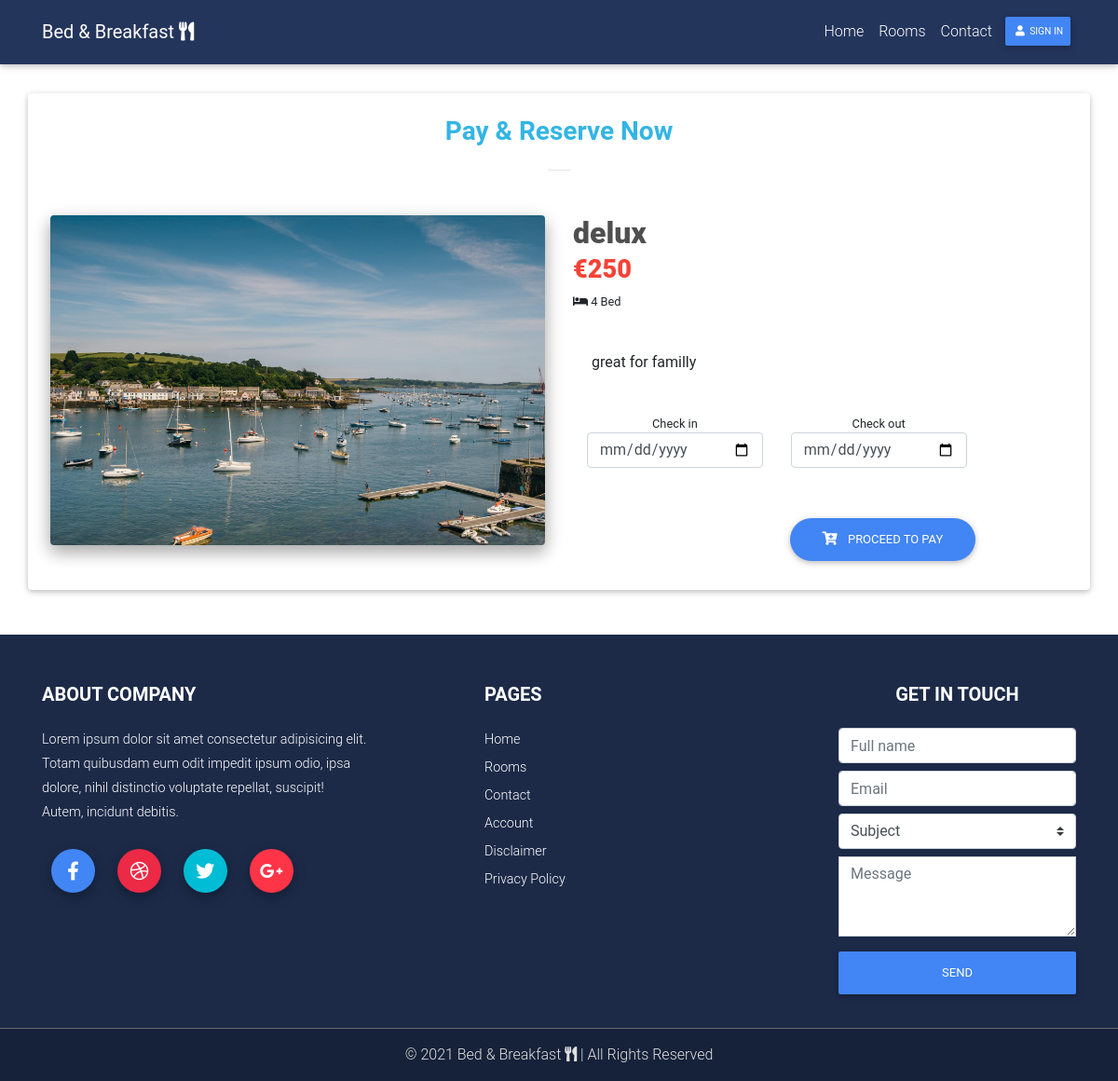
Screenshot of /room_book?room_id=1 with the database file from the repository.
### src/models.py (models this page shows)
class Rooms(db.Model):
	id = db.Column(db.Integer, primary_key=True)
	title = db.Column(db.String(100))
	description = db.Column(db.Text)
	thumb = db.Column(db.String(225))
	price = db.Column(db.Integer)
	bed = db.Column(db.Integer)
	lunch = db.Column(db.Boolean(), default=False)
	wifi = db.Column(db.Boolean(), default=False)

### src/views.py (the view)
@views.route("/room_book", methods=["GET", "POST"])
def room_book():
	room_id = request.args.get("room_id")
	room_data = Rooms.query.filter_by(id=room_id).first()
	return render_template("room_book.html", user=current_user, room_data=room_data)

### src/templates/room_book.html (shortened to what this page needs)
{% extends "base.html" %}
{% block content %}
<div class="container" style="margin-top: 100px;">
<div class="row my-5">
<div class="card p-4 ">
    <h3 class="font-weight-bold text-center text-info">Pay &amp; Reserve Now</h3>
    <hr class="mb-5 mx-auto" width="25px">
<div class="row">
<div class="col-lg-6 mb-4">
<img src="{{ url_for('static', filename='img/room1.jpg') }}" class="img-fluid rounded z-depth-2">
</div>
<div class="col-lg-5 text-center text-md-left">
<div class="mb-4">
  <h2 class="h2-responsive text-center text-md-left product-name font-weight-bold dark-grey-text mb-1 ml-xl-0 ml-4">
    <strong>{{ room_data.title }}</strong>
  </h2>
  <h3 class="h3-responsive text-center text-md-left ml-xl-0 ml-4">
    <span class="red-text font-weight-bold">
      <strong>&euro;{{ room_data.price }}</strong>
    </span>
  </h3>
  <small><i class="fas fa-bed"></i> {{ room_data.bed }} Bed</small>
</div>
<div class="card-body">{{ room_data.description }}</div>
<div class="col-12 mt-4">
<form action="{{ url_for('views.room_book_confirm') }}" method="GET">
    <div class="row">
      <div class="col-6 text-center">
        <small>Check in</small>
        <input type="date" name="check_in" class="form-control" required>
      </div>
      <div class="col-6 text-center">
        <small>Check out</small>
        <input type="date" name="check_out" class="form-control" required>
      </div>
    </div>
</div>
        <section>
          <div class="mt-5">
            <div class="row mt-3">
              <div class="col-md-12 text-center text-md-left text-md-right">
<button type="submit" class="btn btn-primary btn-rounded">
<i class="fas fa-cart-plus mr-2" aria-hidden="true"></i> Proceed to Pay</button>
</div>
</div>
</div>
</section>
      </div>
    </div>
</div>
</div>
</div>
{% endblock content %}

### src/static/css/style.css (style rules this page uses)
html, body, header, .jarallax { height: 100%; }

### rows the page displays
Rooms: title "delux", price "250", bed "4", description "great for familly"
